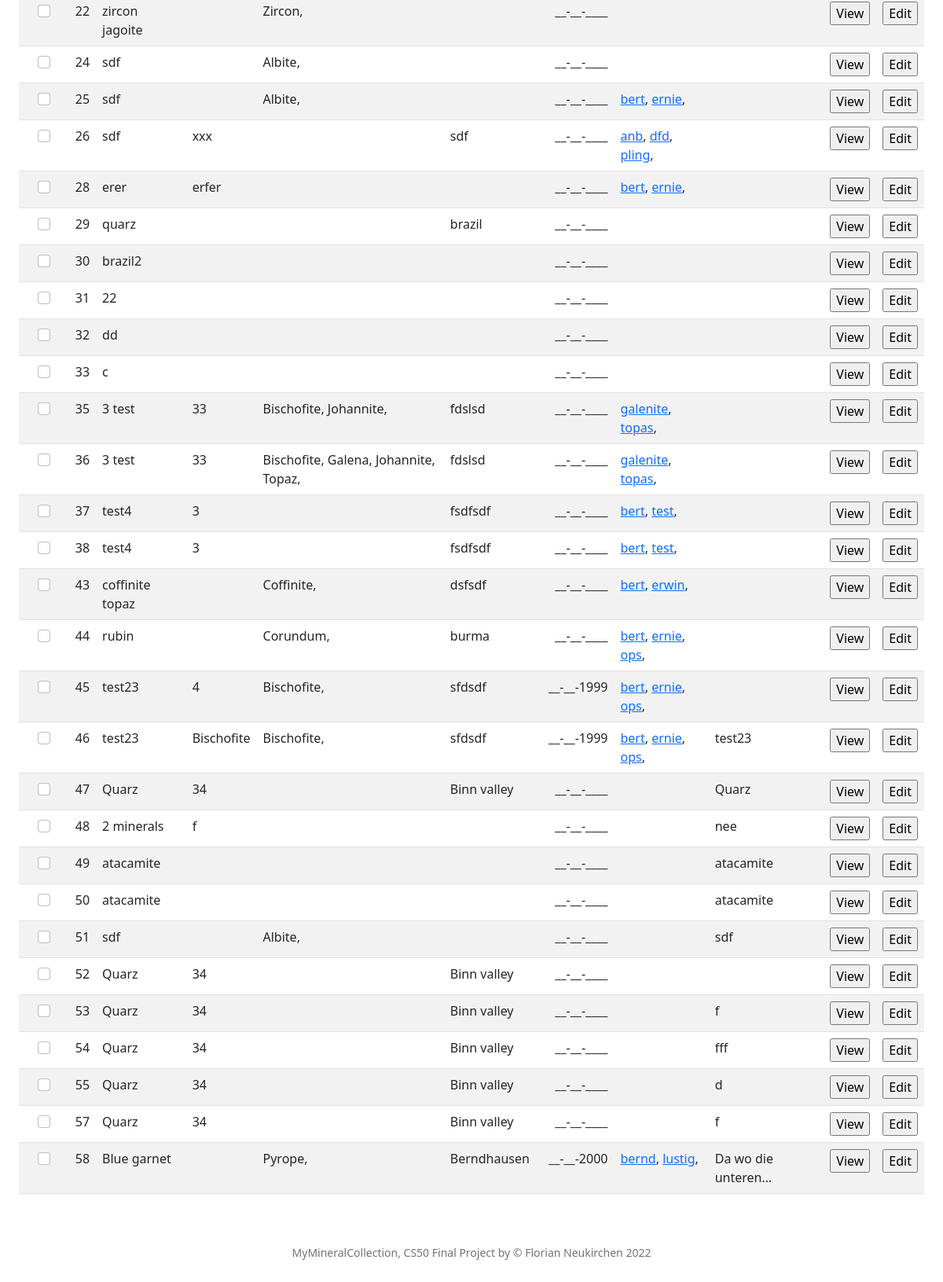
The page /table (signed in, lower part) on the database as committed earlier.
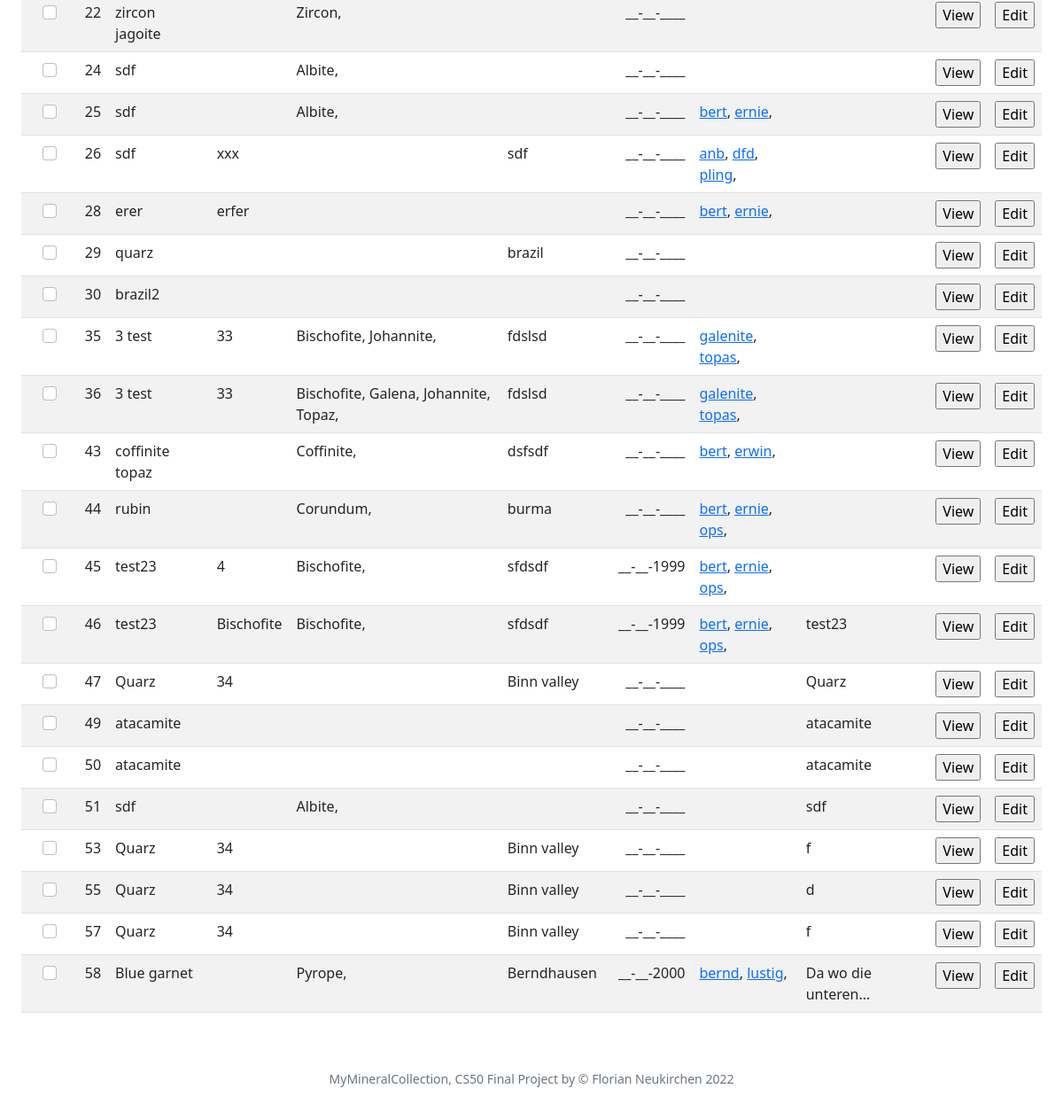
The same page on the database as committed later.
### tables this page shows
CREATE TABLE specimen (id INTEGER PRIMARY KEY AUTOINCREMENT NOT NULL, user_id INTEGER NOT NULL, my_id TEXT, title TEXT, locality TEXT, day INTEGER, month INTEGER, year INTEGER, notes TEXT, thumbnail TEXT);

CREATE TABLE minerals (symbol TEXT, name TEXT NOT NULL, chemistry TEXT, elements TEXT, crystal_system TEXT, fleischer TEXT, PRIMARY KEY(symbol));

CREATE TABLE tags (specimen_id INTEGER NOT NULL REFERENCES specimen(id) ON DELETE CASCADE, tag TEXT NOT NULL);

### app.py (the view)
@app.route("/table")
@login_required
def table():
    rows = db.execute("SELECT * FROM specimen WHERE user_id = ?", session["user_id"])
    for row in rows:
        row['minerals'] = db.execute("SELECT minerals.name AS name FROM minerals JOIN specmin ON minerals.symbol = specmin.min_symbol WHERE specmin.specimen_id = ? ORDER BY name", row['id'])
        row['tags'] = db.execute("SELECT tags.tag AS tag FROM tags JOIN specimen ON tags.specimen_id = specimen.id WHERE specimen.id = ? ORDER BY TAG", row['id'])
    return render_template("table.html", rows=rows)

### app.py (called while the page is built)
@app.after_request
def after_request(response):
    response.headers["Cache-Control"] = "no-cache, no-store, must-revalidate"
    response.headers["Expires"] = 0
    response.headers["Pragma"] = "no-cache"
    return response

### helpers.py (called while the page is built)
def login_required(f):
    @wraps(f)
    def decorated_function(*args, **kwargs):
        if session.get("user_id") is None:
            return redirect("/login")
        return f(*args, **kwargs)
    return decorated_function

def date2(value):
    if not value:
        return "__"
    return f"{value:02d}"

def date4(value):
    if not value:
        return "____"
    return f"{value:04d}"

def taglink(value):
    if not value:
        return ""
    html = '<a href="tag?t=' + value + '">' + value + '</a>'
    return html

def shortnotes(value):
    n = 4
    result_list = value.split()
    if len(result_list) < n:
        return value
    return " ".join(result_list[:n]) + "…"

### templates/table.html (shortened to what this page needs)
{% extends "layout.html" %}
{% block main %}
<div class="container-fluid">
    <table class="table table-striped" id="mytable">
        <tbody>
            {% for row in rows %}
            <tr id="tr{{ row['id'] }}">
                <td>
                        <input type="checkbox" class="form-check-input mycheckboxes" name="checkboxes" value="{{ row['id'] }}">
                </td>
                <td class="text-start">{{ row['id'] }}</td>
                <td class="text-start">{{ row['title'] }}</td>
                <td class="text-start">{{ row['my_id'] }}</td>
                <td class="text-start">
                    {% for min in row['minerals'] %}
                    {{ min['name'] }},
                    {% endfor %}
                </td>
                <td class="text-start">{{ row['locality']  }}</td>
                <td class="text-end">{{ row['day'] | date2 }}-{{ row['month'] | date2 }}-{{ row['year'] | date4}}</td>
                <td class="text-start">
                    {% for tag in row['tags'] %}
                    {{ tag['tag'] | taglink | safe }},
                    {% endfor %}
                </td>
                <td class="text-start">{{ row['notes'] | shortnotes }}</td>
                <td>
                    <form action="/view">
                        <input type="submit" value="View">
                    </form>
                </td>
                <td>
                    <form action="/edit">
                        <input type="submit" value="Edit">
                    </form>
                </td>
            </tr>
            {% endfor %}
        </tbody>
    </table>
</div>
{% endblock %}

### templates/layout.html (shortened to what this page needs)
<!DOCTYPE html>
<html lang="en">
    <head>
        <link href="https://cdn.jsdelivr.net/npm/bootstrap@5.1.3/dist/css/bootstrap.min.css" rel="stylesheet">
        <link href="/static/styles.css" rel="stylesheet">
    </head>
    <body>
        <main class="container-fluid py-5 text-center">
            {% block main %}{% endblock %}
        </main>
        <footer class="mb-5 small text-center text-muted">
            MyMineralCollection, CS50 Final Project by &#169; Florian Neukirchen 2022
        </footer>
    </body>
</html>

Rows that differ between the two databases and show on the page:
removed specimen: id "31", title "22", day "__", month "__", year "____"
removed specimen: id "32", title "dd", day "__", month "__", year "____"
removed specimen: id "33", title "c", day "__", month "__", year "____"
removed specimen: id "37", title "test4", my_id "3", locality "fsdfsdf", day "__", month "__", year "____"
removed tags: tag|taglink "bert", shown under "37"
removed tags: tag|taglink "test", shown under "37"
removed specimen: id "38", title "test4", my_id "3", locality "fsdfsdf", day "__", month "__", year "____"
removed tags: tag|taglink "bert", shown under "38"
removed tags: tag|taglink "test", shown under "38"
removed specimen: id "48", title "2 minerals", my_id "f", day "__", month "__", year "____", notes|shortnotes "nee"
removed specimen: id "52", title "Quarz", my_id "34", locality "Binn valley", day "__", month "__", year "____"
removed specimen: id "54", title "Quarz", my_id "34", locality "Binn valley", day "__", month "__", year "____", notes|shortnotes "fff"
